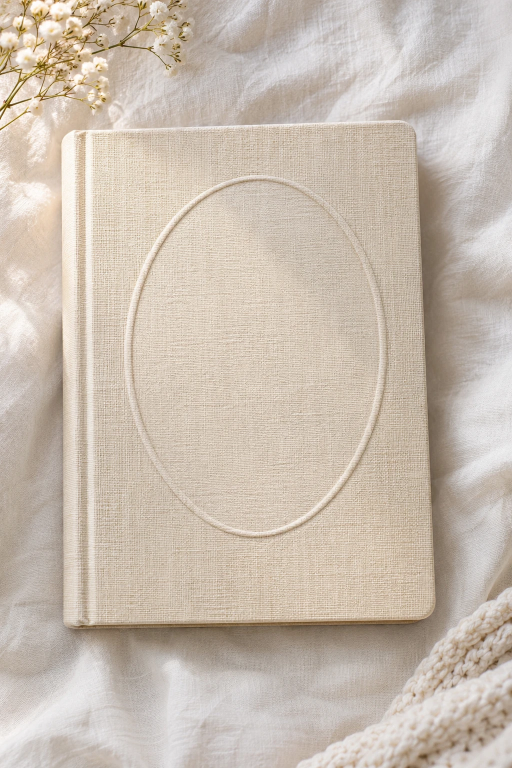
#> input picture images-source/livre/couverture.webp, 1024 x 1536 px, found by its file name (shown at 1/2 size)
$ python livre-galerie.py
#> lines starting #> are read from the running program, lines starting #| are printed output that depends on the picture
# Écran de galerie phone-livre.webp (720 × 1560) : la couverture du livre, centrée, sans texte
# (prénoms et consigne posés en vrai texte par PhoneTemplate). Les bords sont prolongés par la même photo floutée.
from PIL import Image, ImageFilter
W, H = 720, 1560
src = Image.open("images-source/livre/couverture.webp").convert("RGB")
#> src is the input picture: PIL image 1024x1536 RGB; mean R, G, B 201, 189, 176.4
bg = src.resize((round(H * src.width / src.height), H), Image.LANCZOS)
bg = bg.crop(((bg.width - W) // 2, 0, (bg.width - W) // 2 + W, H)).filter(ImageFilter.GaussianBlur(22))
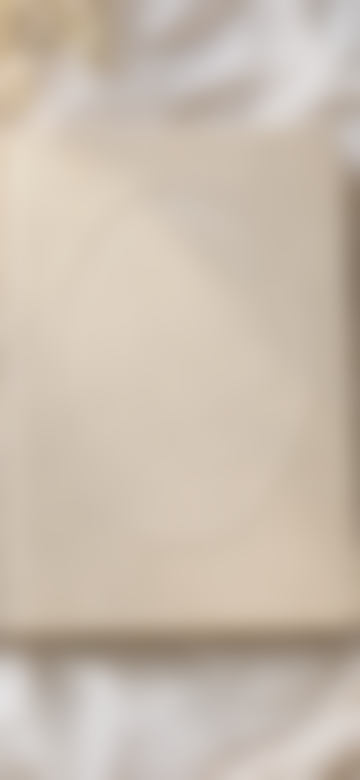
#> bg: PIL image 720x1560 RGB (shown at 1/2 size); mean R, G, B 202, 189.4, 175.6
s = 620 / 746                      # le livre (746 px de large dans l'original) occupe 620 px
im = src.resize((round(src.width * s), round(src.height * s)), Image.LANCZOS)
ox = round(W / 2 - (124 + 746 / 2) * s)
oy = round(0.43 * H - 712 * s)     # centre de l'ovale à 43 % de la hauteur (names.top)
mask = Image.new("L", im.size, 255)
#> mask: PIL image 851x1277 L; every value is 255
fade = 40                          # fondu sur les bords haut et bas de la photo nette
for y in range(fade):
    a = round(255 * y / fade)
    mask.paste(a, (0, y, im.width, y + 1)); mask.paste(a, (0, im.height - 1 - y, im.width, im.height - y))
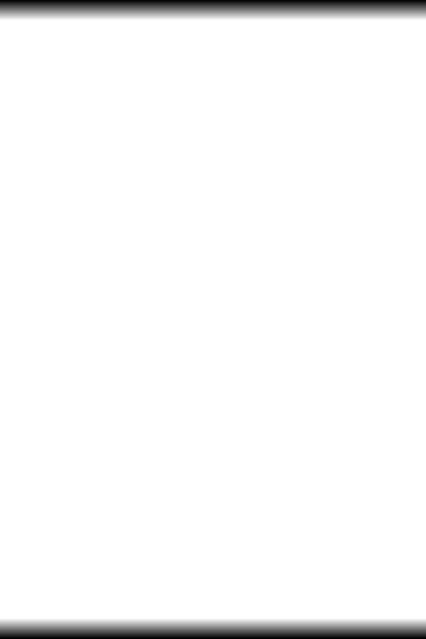
#> mask: PIL image 851x1277 L (shown at 1/2 size); min 0, max 255, mean 246.8
bg.paste(im, (ox, oy), mask)
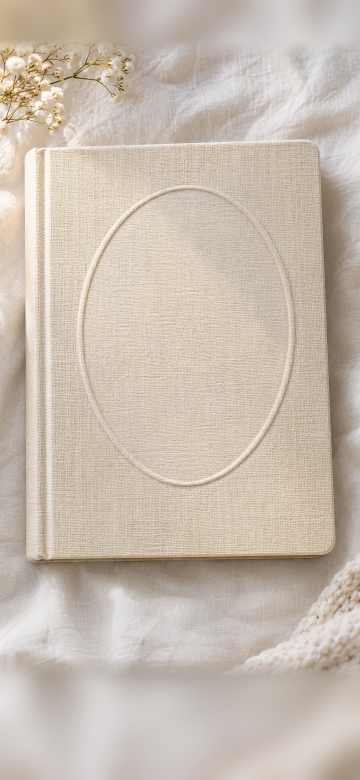
#> bg: PIL image 720x1560 RGB (shown at 1/2 size); mean R, G, B 200, 188.2, 175.9
bg.save("public/img/phone-livre.webp", "WEBP", quality=82, method=6)
print("phone-livre.webp", bg.size)
#| phone-livre.webp (720, 1560)

$ run again, with images-source/livre/chambre.webp copied over images-source/livre/couverture.webp
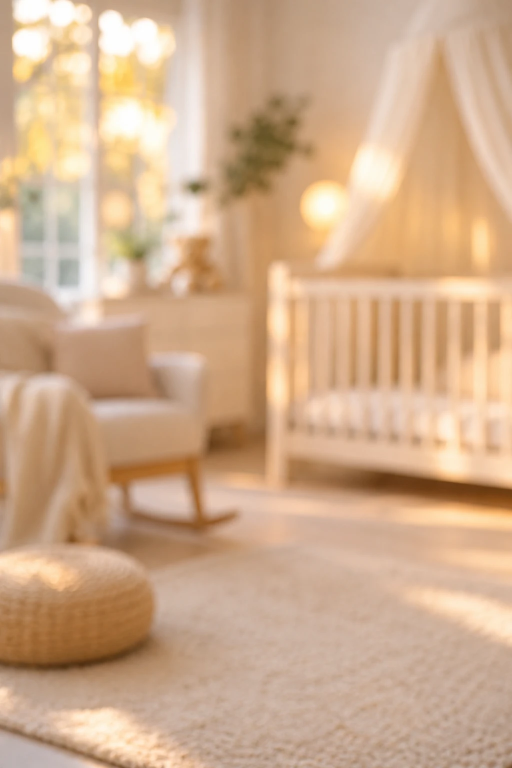
#> input picture images-source/livre/chambre.webp, 1024 x 1536 px, found by its file name (shown at 1/2 size)
#> src is the input picture: PIL image 1024x1536 RGB; mean R, G, B 207.3, 172.4, 140.8
#> `bg = bg.crop(((bg.width - W) // 2, 0, (bg.width - W) // 2 + W, H)).fil..`:
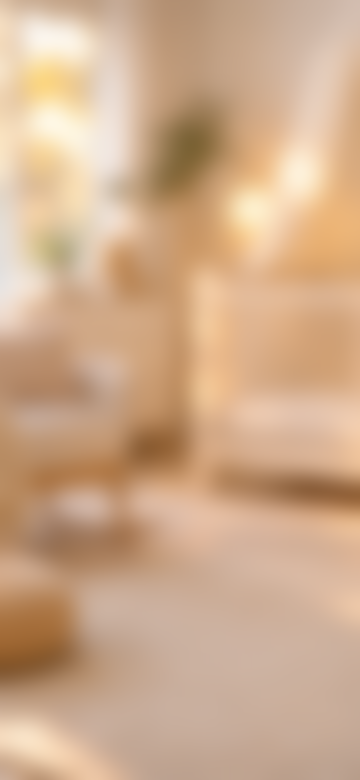
#> bg: PIL image 720x1560 RGB (shown at 1/2 size); mean R, G, B 206.1, 171.2, 140.3
#> `bg.paste(im, (ox, oy), mask)`:
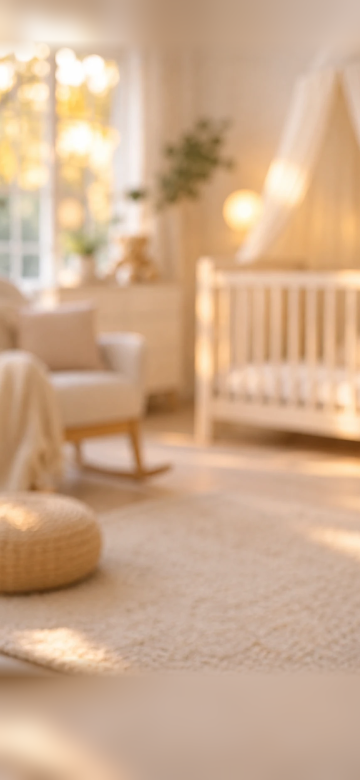
#> bg: PIL image 720x1560 RGB (shown at 1/2 size); mean R, G, B 205.7, 172.1, 142.5
#| phone-livre.webp (720, 1560)
